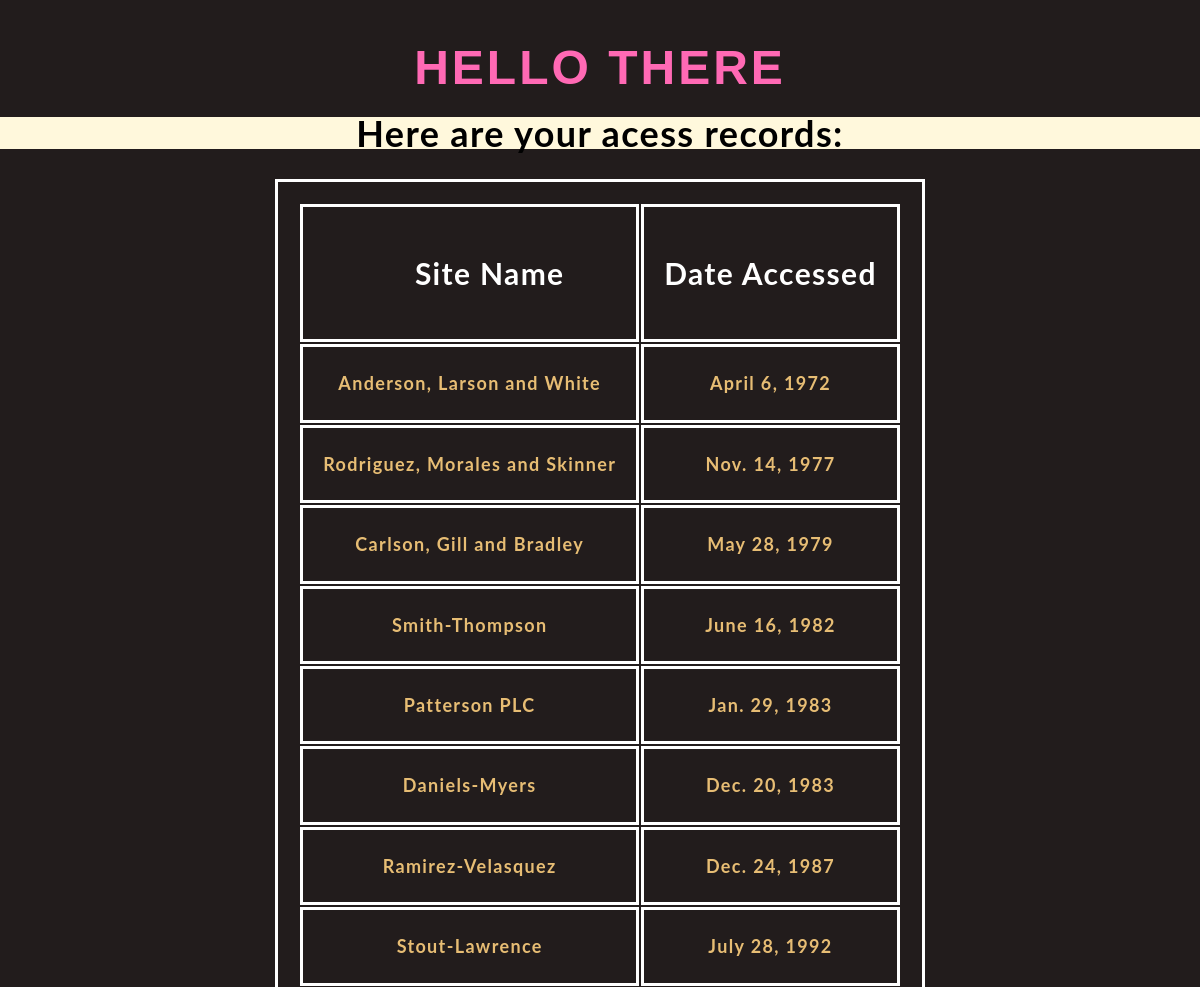
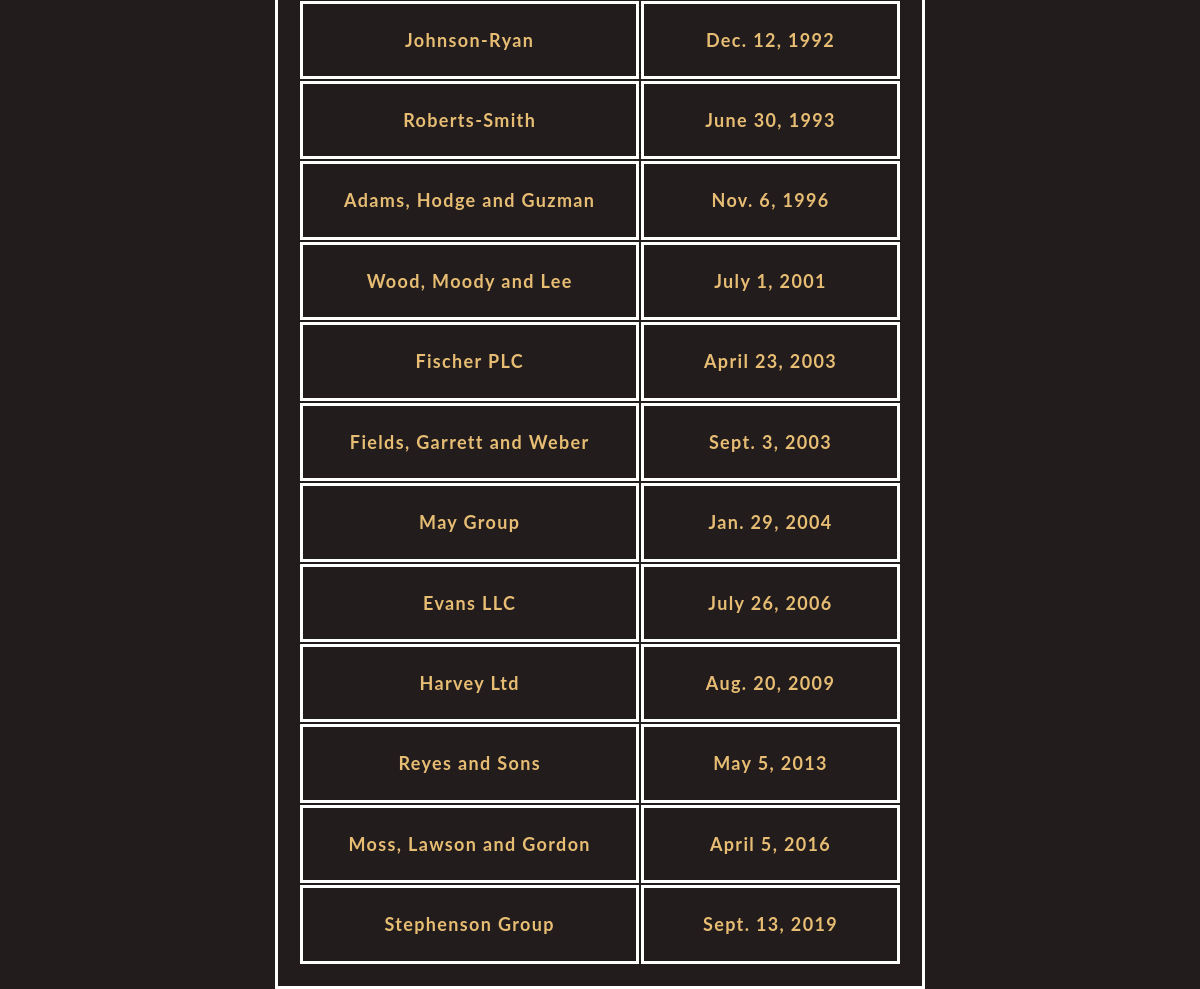
The page /AppTwo/ on the database its author committed (2 pictures, top to bottom).
### AppTwo/models.py (models this page shows, shortened)
class AccessRecord(models.Model):
    name=models.ForeignKey(Webpage,on_delete = models.CASCADE)
    date = models.DateField()

class Webpage(models.Model):
    topic = models.ForeignKey(Topic, on_delete = models.CASCADE)
    name = models.CharField(max_length=264,unique=True)
    url = models.URLField(unique=True)
    def __str__(self):
        return self.name

### AppTwo/views.py (the view)
# urls.py: path('',views.fir_func,name='fir_func'),
def fir_func(request):
    webpages_list = AccessRecord.objects.order_by('date')
    date_dict = {'access_records': webpages_list}
    my_dict = {'insert_me':'Hello everyone my name is kanishka verma'}
    return render(request,'registration.html',context=date_dict)

### templates/registration.html (shortened to what this page needs)
<!DOCTYPE html>
{% load static %}
<html>
<head>
    <link rel="stylesheet" href="{% static 'css/regis.css' %}"/>
</head>
<body>
<div>
    <h1>Hello there</h1>
    <h2>Here are your acess records:</h2>
    <div class="djangotwo">
        {% if access_records %}
        <table align="center">
            <thead>
                <th><ul>Site Name<ul></th>
                <th>Date Accessed</th>
            </thead>
                {% for i in access_records %}
                <tr>
                    <td>{{ i.name }}</td>
                    <td>{{ i.date }}</td>
                </tr>
                {% endfor %}
        </table>
        {% else %}
            <p>NO ACCESS RECORDS FOUND!</p>
        {% endif %}
    </div>
</div>
</body>
</html>

### static/css/regis.css (style rules this page uses)
body { margin: 0; font-family: 'Lato', sans-serif; font-size: 18px; line-height: 1.8em; text-transform: none; letter-spacing: .075em; font-weight: bold; font-style: normal; text-decoration: none; color: #e7bd74; background-color: rgba(34,28,28); display: block; }
h2 { background-color: cornsilk; color: black; text-align: center; font-size: 2em; }
table,th,td { border: 3px solid white; padding: 20px 20px 20px 20px; text-align: center; }
table th { font-size: 30px; color: white; font-weight: bold; }
h1 { font-family: sans-serif; display: block; font-size: 3rem; font-weight: bold; text-align: center; letter-spacing: 3px; color: hotpink; text-transform: uppercase; padding-top: 20px; }

### rows shown on the page
AccessRecord: name "Anderson, Larson and White", date "April 6, 1972"
AccessRecord: name "Rodriguez, Morales and Skinner", date "Nov. 14, 1977"
AccessRecord: name "Carlson, Gill and Bradley", date "May 28, 1979"
AccessRecord: name "Smith-Thompson", date "June 16, 1982"
AccessRecord: name "Patterson PLC", date "Jan. 29, 1983"
AccessRecord: name "Daniels-Myers", date "Dec. 20, 1983"
AccessRecord: name "Ramirez-Velasquez", date "Dec. 24, 1987"
AccessRecord: name "Stout-Lawrence", date "July 28, 1992"
AccessRecord: name "Johnson-Ryan", date "Dec. 12, 1992"
AccessRecord: name "Roberts-Smith", date "June 30, 1993"
AccessRecord: name "Adams, Hodge and Guzman", date "Nov. 6, 1996"
AccessRecord: name "Wood, Moody and Lee", date "July 1, 2001"
AccessRecord: name "Fischer PLC", date "April 23, 2003"
AccessRecord: name "Fields, Garrett and Weber", date "Sept. 3, 2003"
AccessRecord: name "May Group", date "Jan. 29, 2004"
AccessRecord: name "Evans LLC", date "July 26, 2006"
AccessRecord: name "Harvey Ltd", date "Aug. 20, 2009"
AccessRecord: name "Reyes and Sons", date "May 5, 2013"
AccessRecord: name "Moss, Lawson and Gordon", date "April 5, 2016"
AccessRecord: name "Stephenson Group", date "Sept. 13, 2019"
